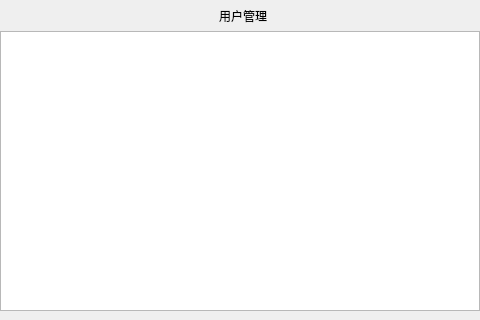
<?xml version="1.0" encoding="UTF-8"?>
<ui version="4.0">
 <class>ui_user_management</class>
 <widget class="QMainWindow" name="ui_user_management">
  <property name="geometry">
   <rect>
    <x>0</x>
    <y>0</y>
    <width>480</width>
    <height>320</height>
   </rect>
  </property>
  <property name="windowTitle">
   <string>MainWindow</string>
  </property>
  <widget class="QWidget" name="centralwidget">
   <layout class="QVBoxLayout" name="verticalLayout" stretch="1,9">
    <property name="spacing">
     <number>0</number>
    </property>
    <property name="leftMargin">
     <number>0</number>
    </property>
    <property name="topMargin">
     <number>0</number>
    </property>
    <property name="rightMargin">
     <number>0</number>
    </property>
    <property name="bottomMargin">
     <number>9</number>
    </property>
    <item>
     <widget class="QWidget" name="user_management_title_widget" native="true">
      <property name="styleSheet">
       <string notr="true"/>
      </property>
      <layout class="QHBoxLayout" name="horizontalLayout" stretch="1,1,2,2">
       <property name="spacing">
        <number>6</number>
       </property>
       <property name="leftMargin">
        <number>0</number>
       </property>
       <property name="topMargin">
        <number>0</number>
       </property>
       <property name="rightMargin">
        <number>0</number>
       </property>
       <property name="bottomMargin">
        <number>0</number>
       </property>
       <item alignment="Qt::AlignLeft|Qt::AlignVCenter">
        <widget class="clicked_Label" name="user_management_back_btn" native="true">
         <property name="text" stdset="0">
          <string/>
         </property>
        </widget>
       </item>
       <item>
        <spacer name="horizontalSpacer">
         <property name="orientation">
          <enum>Qt::Horizontal</enum>
         </property>
         <property name="sizeHint" stdset="0">
          <size>
           <width>37</width>
           <height>20</height>
          </size>
         </property>
        </spacer>
       </item>
       <item>
        <widget class="QLabel" name="user_management_title_label">
         <property name="styleSheet">
          <string notr="true"/>
         </property>
         <property name="text">
          <string>用户管理</string>
         </property>
         <property name="alignment">
          <set>Qt::AlignCenter</set>
         </property>
        </widget>
       </item>
       <item>
        <spacer name="horizontalSpacer_2">
         <property name="orientation">
          <enum>Qt::Horizontal</enum>
         </property>
         <property name="sizeHint" stdset="0">
          <size>
           <width>78</width>
           <height>20</height>
          </size>
         </property>
        </spacer>
       </item>
      </layout>
     </widget>
    </item>
    <item>
     <widget class="QListView" name="user_management_listView"/>
    </item>
   </layout>
  </widget>
 </widget>
 <customwidgets>
  <customwidget>
   <class>clicked_Label</class>
   <extends>QWidget</extends>
   <header location="global">clicked_label.hpp</header>
  </customwidget>
 </customwidgets>
 <resources/>
 <connections/>
</ui>
